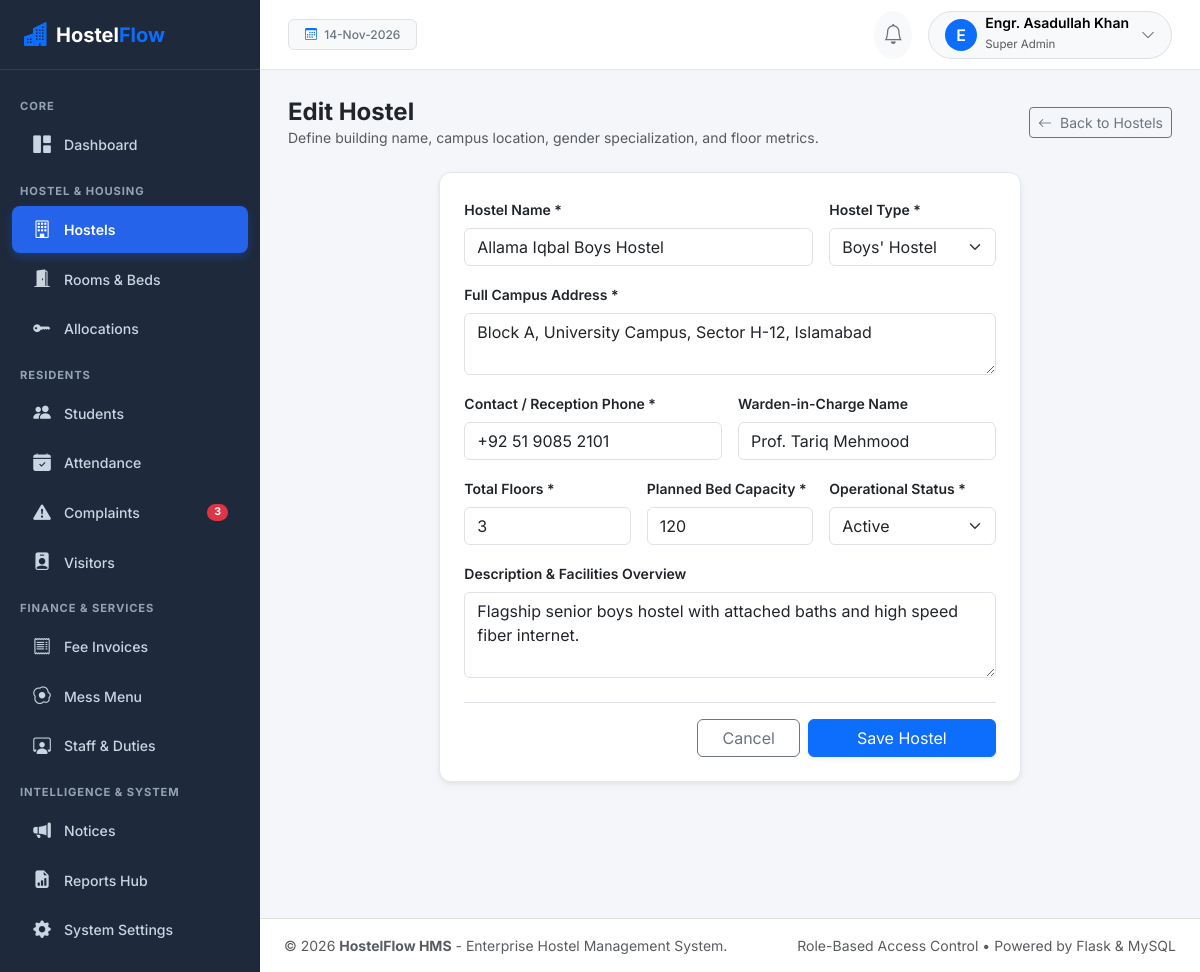
Page /hostels/1/edit (signed in) on the committed database.
### app/models/user.py (models this page shows, shortened)
class User(UserMixin, TimestampMixin, db.Model):
    __tablename__ = 'users'
    id = db.Column(db.Integer, primary_key=True)
    username = db.Column(db.String(80), unique=True, nullable=False, index=True)
    email = db.Column(db.String(120), unique=True, nullable=False, index=True)
    password_hash = db.Column(db.String(255), nullable=False)
    full_name = db.Column(db.String(120), nullable=False)
    avatar = db.Column(db.String(255), default='default_avatar.png')
    is_active = db.Column(db.Boolean, default=True, nullable=False)
    last_login = db.Column(db.DateTime)
    role_id = db.Column(db.Integer, db.ForeignKey('roles.id'), nullable=False)
    role = db.relationship('Role', back_populates='users')
    student_profile = db.relationship('Student', back_populates='user', uselist=False)
    employee_profile = db.relationship('Employee', back_populates='user', uselist=False)
    notifications = db.relationship('Notification', back_populates='user', lazy='dynamic', cascade='all, delete-orphan')
    audit_logs = db.relationship('AuditLog', back_populates='user', lazy='dynamic')
    def has_role(self, role_name):
        return self.role is not None and self.role.name.lower() == role_name.lower()
    @property
    def is_super_admin(self):
        return self.has_role('Super Admin')
    @property
    def is_student(self):
        return self.has_role('Student')
    @property
    def is_staff(self):
        return self.has_role('Staff')

class Role(db.Model):
    __tablename__ = 'roles'
    id = db.Column(db.Integer, primary_key=True)
    name = db.Column(db.String(50), unique=True, nullable=False)
    description = db.Column(db.String(255))
    users = db.relationship('User', back_populates='role', lazy='dynamic')

### app/models/hostel.py (models this page shows, shortened)
class Hostel(TimestampMixin, db.Model):
    __tablename__ = 'hostels'
    id = db.Column(db.Integer, primary_key=True)
    name = db.Column(db.String(150), nullable=False, unique=True)
    hostel_type = db.Column(db.String(20), nullable=False, default='Boys')  # Boys, Girls, Co-ed
    address = db.Column(db.String(255), nullable=False)
    contact_number = db.Column(db.String(30), nullable=False)
    warden_name = db.Column(db.String(120))
    total_floors = db.Column(db.Integer, default=3, nullable=False)
    capacity = db.Column(db.Integer, default=100, nullable=False)
    description = db.Column(db.Text)
    status = db.Column(db.String(20), default='Active', nullable=False)  # Active, Maintenance, Inactive
    rooms = db.relationship('Room', back_populates='hostel', cascade='all, delete-orphan', lazy='dynamic')
    mess_menus = db.relationship('MessMenu', back_populates='hostel', cascade='all, delete-orphan', lazy='dynamic')

### app/routes/hostels.py (the view, shortened to what this page needs)
@hostels_bp.route('/<int:hostel_id>/edit', methods=['GET', 'POST'])
@login_required
@role_required('Super Admin', 'Hostel Admin')
def edit_hostel(hostel_id):
    hostel = Hostel.query.get_or_404(hostel_id)
    form = HostelForm(obj=hostel)
    return render_template('hostels/add_edit.html', form=form, title='Edit Hostel', hostel=hostel)

### app/templates/hostels/add_edit.html (shortened to what this page needs)
{% extends "base.html" %}
{% block content %}
<div class="d-flex justify-content-between align-items-center mb-4">
  <div>
    <h4 class="fw-bold mb-0 text-dark">{{ title }}</h4>
    <p class="text-muted small mb-0">Define building name, campus location, gender specialization, and floor metrics.</p>
  </div>
  <a href="{{ url_for('hostels.list_hostels') }}" class="btn btn-outline-secondary btn-sm">
    <i class="bi bi-arrow-left me-1"></i> Back to Hostels
  </a>
</div>
<div class="row justify-content-center">
  <div class="col-lg-8">
    <div class="card card-saas">
      <div class="card-body p-4">
        <form method="POST">
          <div class="row g-3">
            <div class="col-md-8">
              <label class="form-label small fw-semibold">Hostel Name *</label>
              {{ form.name(class="form-control", placeholder="e.g. Allama Iqbal Boys Hostel") }}
            </div>
            <div class="col-md-4">
              <label class="form-label small fw-semibold">Hostel Type *</label>
              {{ form.hostel_type(class="form-select") }}
            </div>
            <div class="col-12">
              <label class="form-label small fw-semibold">Full Campus Address *</label>
              {{ form.address(class="form-control", rows=2, placeholder="Sector H-12, Main University Campus, Islamabad") }}
            </div>
            <div class="col-md-6">
              <label class="form-label small fw-semibold">Contact / Reception Phone *</label>
              {{ form.contact_number(class="form-control", placeholder="e.g. +92 51 9085 2000") }}
            </div>
            <div class="col-md-6">
              <label class="form-label small fw-semibold">Warden-in-Charge Name</label>
              {{ form.warden_name(class="form-control", placeholder="e.g. Dr. Tariq Mahmood") }}
            </div>
            <div class="col-md-4">
              <label class="form-label small fw-semibold">Total Floors *</label>
              {{ form.total_floors(class="form-control", type="number", min="1", max="30") }}
            </div>
            <div class="col-md-4">
              <label class="form-label small fw-semibold">Planned Bed Capacity *</label>
              {{ form.capacity(class="form-control", type="number", min="1", max="5000") }}
            </div>
            <div class="col-md-4">
              <label class="form-label small fw-semibold">Operational Status *</label>
              {{ form.status(class="form-select") }}
            </div>
            <div class="col-12">
              <label class="form-label small fw-semibold">Description & Facilities Overview</label>
              {{ form.description(class="form-control", rows=3, placeholder="Details on security systems, laundry, high-speed WiFi, cafeteria...") }}
            </div>
          </div>
          <div class="d-flex justify-content-end gap-2 mt-4 pt-3 border-top">
            <a href="{{ url_for('hostels.list_hostels') }}" class="btn btn-outline-secondary px-4">Cancel</a>
            {{ form.submit(class="btn btn-primary px-5 shadow-sm") }}
          </div>
        </form>
      </div>
    </div>
  </div>
</div>
{% endblock %}

### app/templates/base.html (shortened to what this page needs)
<!DOCTYPE html>
<html lang="en">
<head>
  <link href="https://cdn.jsdelivr.net/npm/bootstrap@5.3.3/dist/css/bootstrap.min.css" rel="stylesheet">
  <link rel="stylesheet" href="https://cdn.jsdelivr.net/npm/bootstrap-icons@1.11.3/font/bootstrap-icons.min.css">
  <link rel="stylesheet" href="{{ url_for('static', filename='css/style.css') }}">
</head>
<body>
<div class="d-flex" id="wrapper">
  <div id="sidebar-wrapper">
    <div class="sidebar-brand">
      <i class="bi bi-buildings-fill text-primary me-2 fs-4"></i>
      <span>Hostel<span class="text-primary">Flow</span></span>
    </div>
    <div class="py-3">
      {% if current_user.is_authenticated and not current_user.is_student and not current_user.is_staff %}
        <div class="sidebar-heading">Core</div>
        <a href="{{ url_for('dashboard.index') }}" class="nav-link-custom {% if request.endpoint and request.endpoint == 'dashboard.index' %}active{% endif %}">
          <i class="bi bi-grid-1x2-fill"></i> Dashboard
        </a>
        <div class="sidebar-heading">Hostel & Housing</div>
        <a href="{{ url_for('hostels.list_hostels') }}" class="nav-link-custom {% if request.endpoint and 'hostels' in request.endpoint %}active{% endif %}">
          <i class="bi bi-building"></i> Hostels
        </a>
        <a href="{{ url_for('rooms.list_rooms') }}" class="nav-link-custom {% if request.endpoint and 'rooms' in request.endpoint %}active{% endif %}">
          <i class="bi bi-door-open-fill"></i> Rooms & Beds
        </a>
        <a href="{{ url_for('allocations.list_allocations') }}" class="nav-link-custom {% if request.endpoint and 'allocations' in request.endpoint %}active{% endif %}">
          <i class="bi bi-key-fill"></i> Allocations
        </a>
        <div class="sidebar-heading">Residents</div>
        <a href="{{ url_for('students.list_students') }}" class="nav-link-custom {% if request.endpoint and 'students' in request.endpoint %}active{% endif %}">
          <i class="bi bi-people-fill"></i> Students
        </a>
        <a href="{{ url_for('attendance.index') }}" class="nav-link-custom {% if request.endpoint and 'attendance' in request.endpoint %}active{% endif %}">
          <i class="bi bi-calendar-check-fill"></i> Attendance
        </a>
        <a href="{{ url_for('complaints.list_complaints') }}" class="nav-link-custom {% if request.endpoint and 'complaints' in request.endpoint %}active{% endif %}">
          <i class="bi bi-exclamation-triangle-fill"></i> Complaints
          {% if pending_complaints_count > 0 %}
            <span class="badge bg-danger rounded-pill ms-auto">{{ pending_complaints_count }}</span>
          {% endif %}
        </a>
        <a href="{{ url_for('visitors.list_visitors') }}" class="nav-link-custom {% if request.endpoint and 'visitors' in request.endpoint %}active{% endif %}">
          <i class="bi bi-person-badge-fill"></i> Visitors
        </a>
        <div class="sidebar-heading">Finance & Services</div>
        <a href="{{ url_for('fees.list_invoices') }}" class="nav-link-custom {% if request.endpoint and 'fees' in request.endpoint %}active{% endif %}">
          <i class="bi bi-receipt"></i> Fee Invoices
        </a>
        <a href="{{ url_for('mess.weekly_menu') }}" class="nav-link-custom {% if request.endpoint and 'mess' in request.endpoint %}active{% endif %}">
          <i class="bi bi-egg-fried"></i> Mess Menu
        </a>
        <a href="{{ url_for('staff.list_employees') }}" class="nav-link-custom {% if request.endpoint and 'staff' in request.endpoint %}active{% endif %}">
          <i class="bi bi-person-workspace"></i> Staff & Duties
        </a>
        <div class="sidebar-heading">Intelligence & System</div>
        <a href="{{ url_for('announcements.list_announcements') }}" class="nav-link-custom {% if request.endpoint and 'announcements' in request.endpoint %}active{% endif %}">
          <i class="bi bi-megaphone-fill"></i> Notices
        </a>
        <a href="{{ url_for('reports.index') }}" class="nav-link-custom {% if request.endpoint and 'reports' in request.endpoint %}active{% endif %}">
          <i class="bi bi-file-earmark-bar-graph-fill"></i> Reports Hub
        </a>
        {% if current_user.is_super_admin %}
          <a href="{{ url_for('settings.general_settings') }}" class="nav-link-custom {% if request.endpoint and 'settings' in request.endpoint %}active{% endif %}">
            <i class="bi bi-gear-fill"></i> System Settings
          </a>
        {% endif %}
      {% endif %}
    </div>
  </div>
  <div id="page-content-wrapper">
    <nav class="navbar top-navbar d-flex align-items-center justify-content-between">
      <div class="d-flex align-items-center gap-3">
        <span class="badge bg-light text-secondary border px-3 py-2 fw-medium">
          <i class="bi bi-calendar3 me-1 text-primary"></i>
          {{ today_date|date_format }}
        </span>
      </div>
      <div class="d-flex align-items-center gap-3">
        <div class="dropdown">
          <button class="btn btn-light position-relative rounded-circle p-2" type="button" data-bs-toggle="dropdown" aria-expanded="false">
            <i class="bi bi-bell fs-5 text-secondary"></i>
          </button>
        </div>
        <div class="dropdown">
          <button class="btn btn-light rounded-pill border d-flex align-items-center gap-2 py-1 px-3" type="button" data-bs-toggle="dropdown" aria-expanded="false">
            <div class="rounded-circle bg-primary text-white d-flex align-items-center justify-content-center" style="width: 32px; height: 32px; font-weight: 600;">
              {{ current_user.full_name[:1] if current_user.is_authenticated else 'U' }}
            </div>
            <div class="text-start d-none d-sm-block">
              <div class="fw-semibold small lh-1">{{ current_user.full_name if current_user.is_authenticated else 'User' }}</div>
              <small class="text-muted" style="font-size: 0.72rem;">{{ current_user.role.name if current_user.is_authenticated and current_user.role else 'Guest' }}</small>
            </div>
            <i class="bi bi-chevron-down text-muted small ms-1"></i>
          </button>
        </div>
      </div>
    </nav>
    <main class="main-body">
      {% block content %}{% endblock %}
    </main>
    <footer class="bg-white border-top py-3 px-4 text-center text-muted small no-print">
      <div class="d-flex flex-column flex-sm-row justify-content-between align-items-center">
        <span>&copy; {{ 2026 }} <strong>HostelFlow HMS</strong> - Enterprise Hostel Management System.</span>
        <span class="mt-1 mt-sm-0">Role-Based Access Control &bull; Powered by Flask & MySQL</span>
      </div>
    </footer>
  </div>
</div>
</body>
</html>

### rows in the picture
User: is_active+full_name "E", is_active+full_name "Engr. Asadullah Khan", role "Super Admin"
Hostel: name "Allama Iqbal Boys Hostel", hostel_type "Boys' Hostel", address "Block A, University Campus, Sector H-12, Islamabad", contact_number "+92 51 9085 2101", warden_name "Prof. Tariq Mehmood", total_floors "3", capacity "120", status "Active", description "Flagship senior boys hostel with attached baths and high speed fiber internet."

### other values in the picture
{{ pending_complaints_count }} "3"
{{ title }} "Edit Hostel"
{{ 2026 }} "2026"
